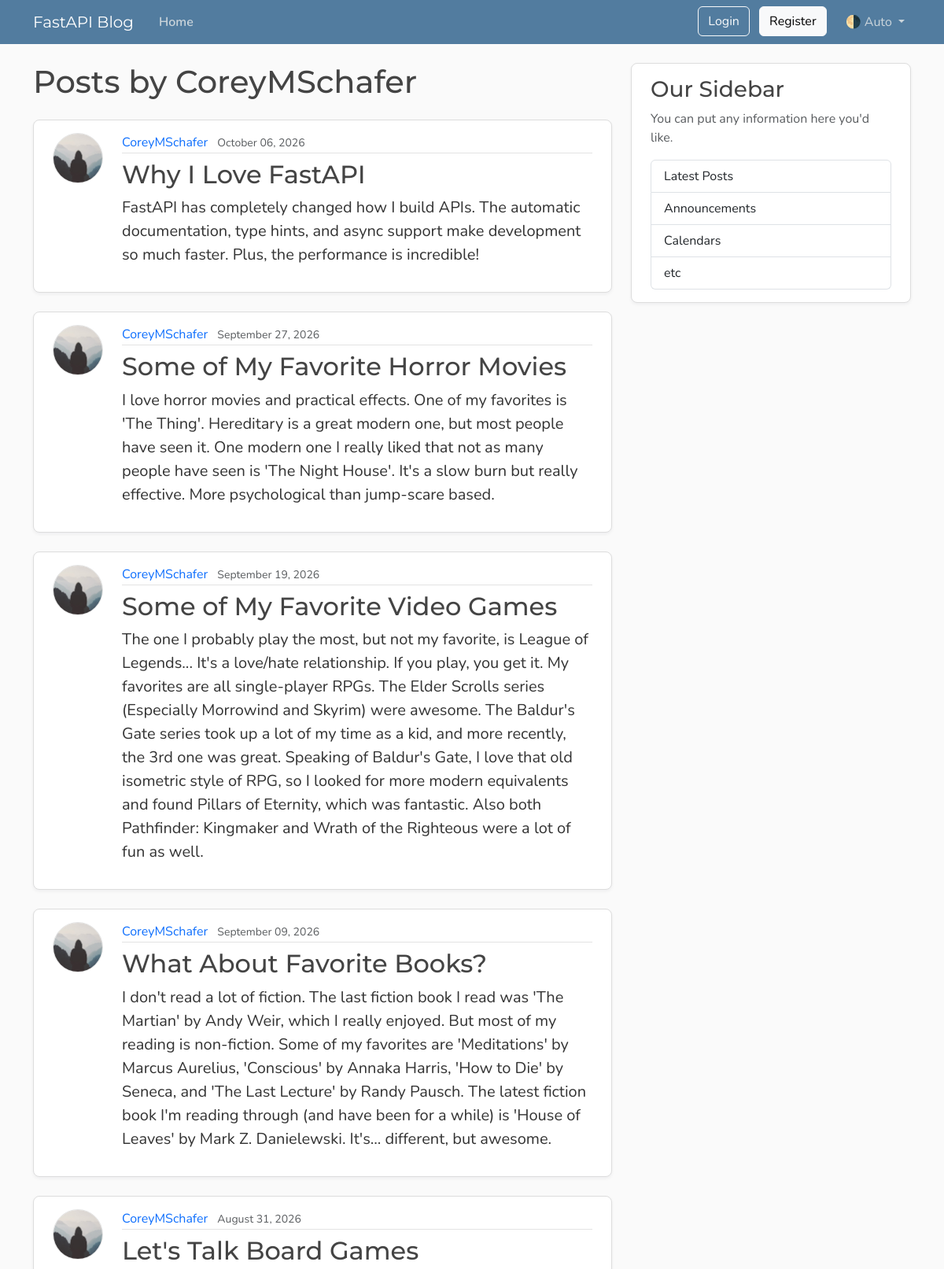
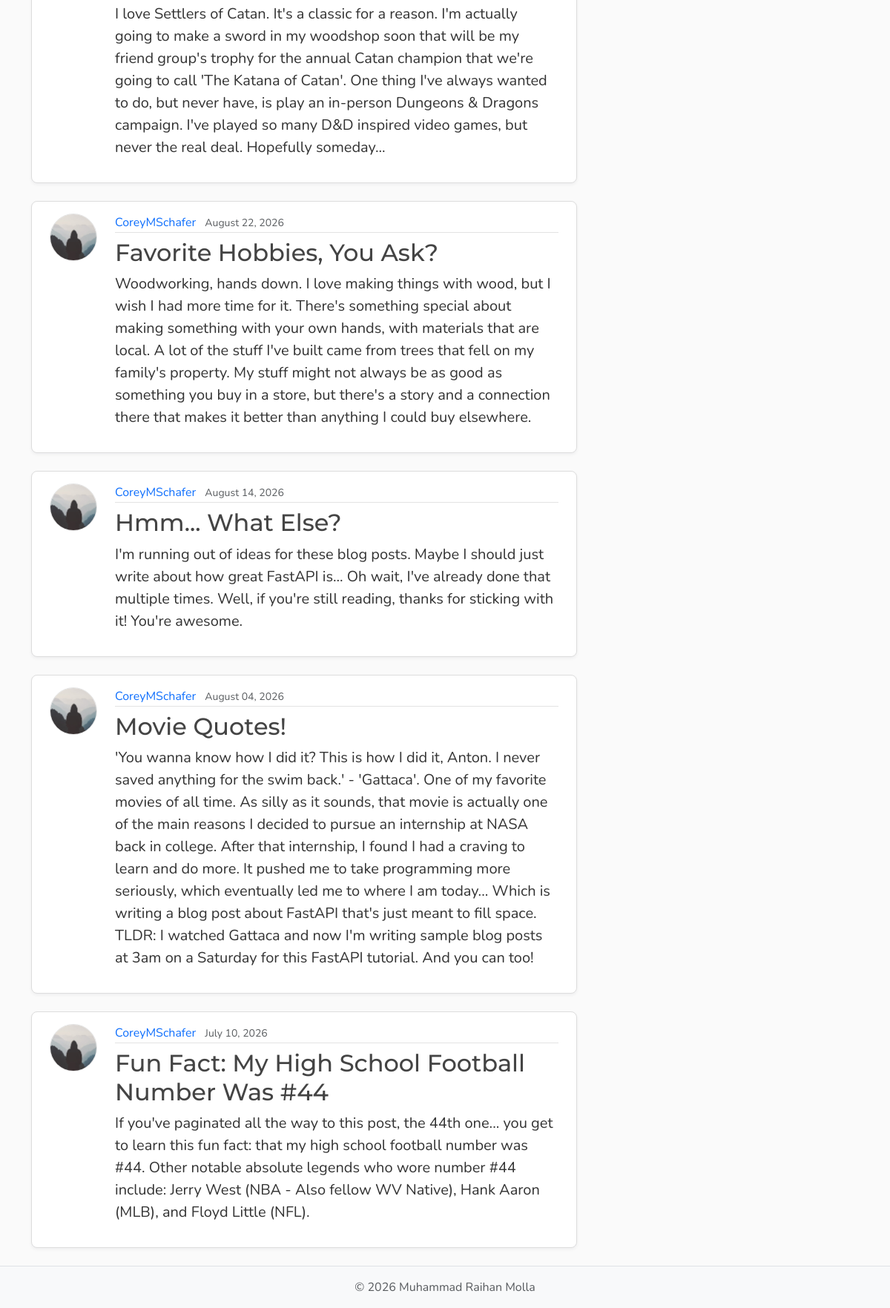
Before: /users/1/posts with the older database file (2 pictures, top to bottom).
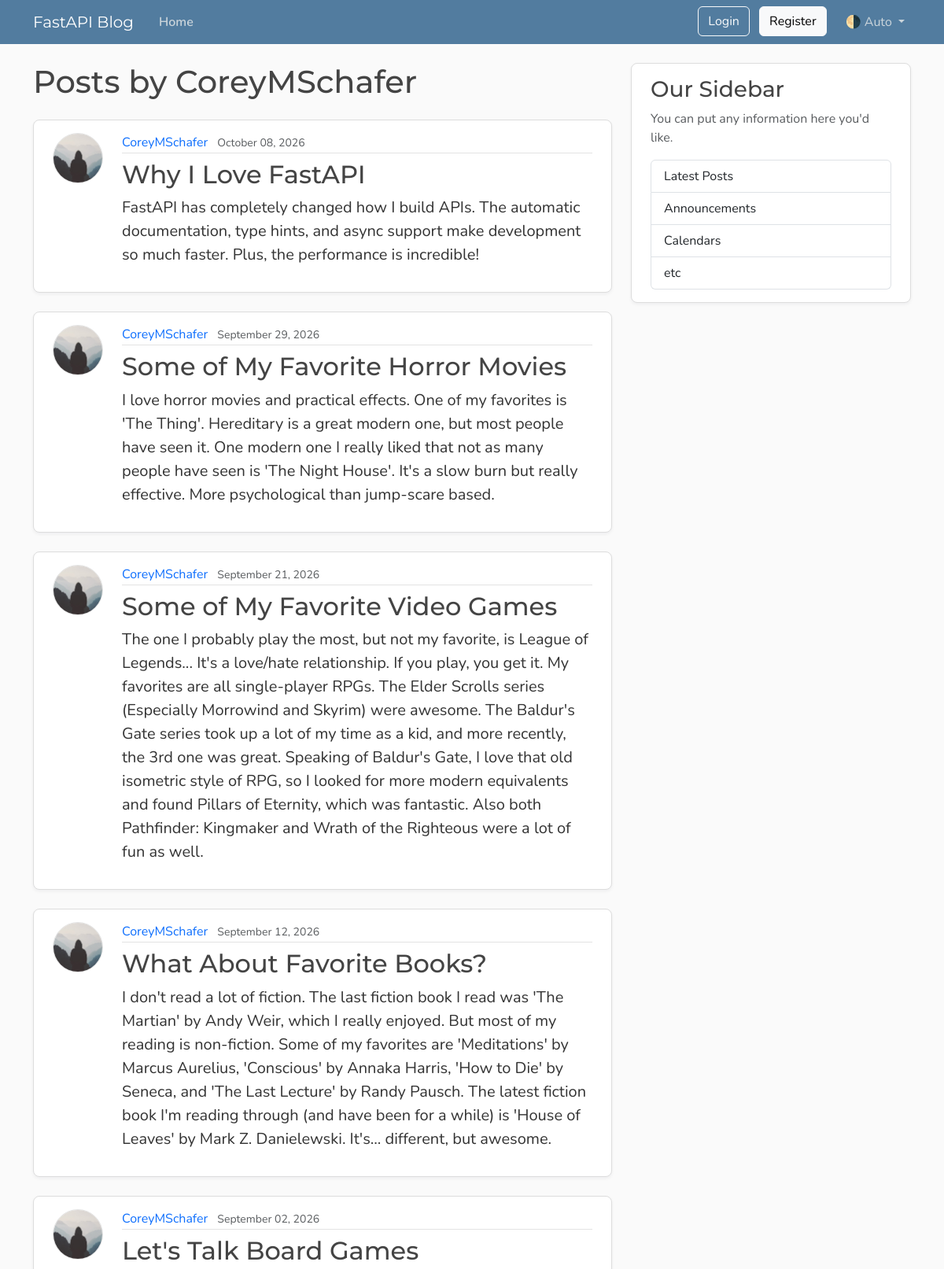
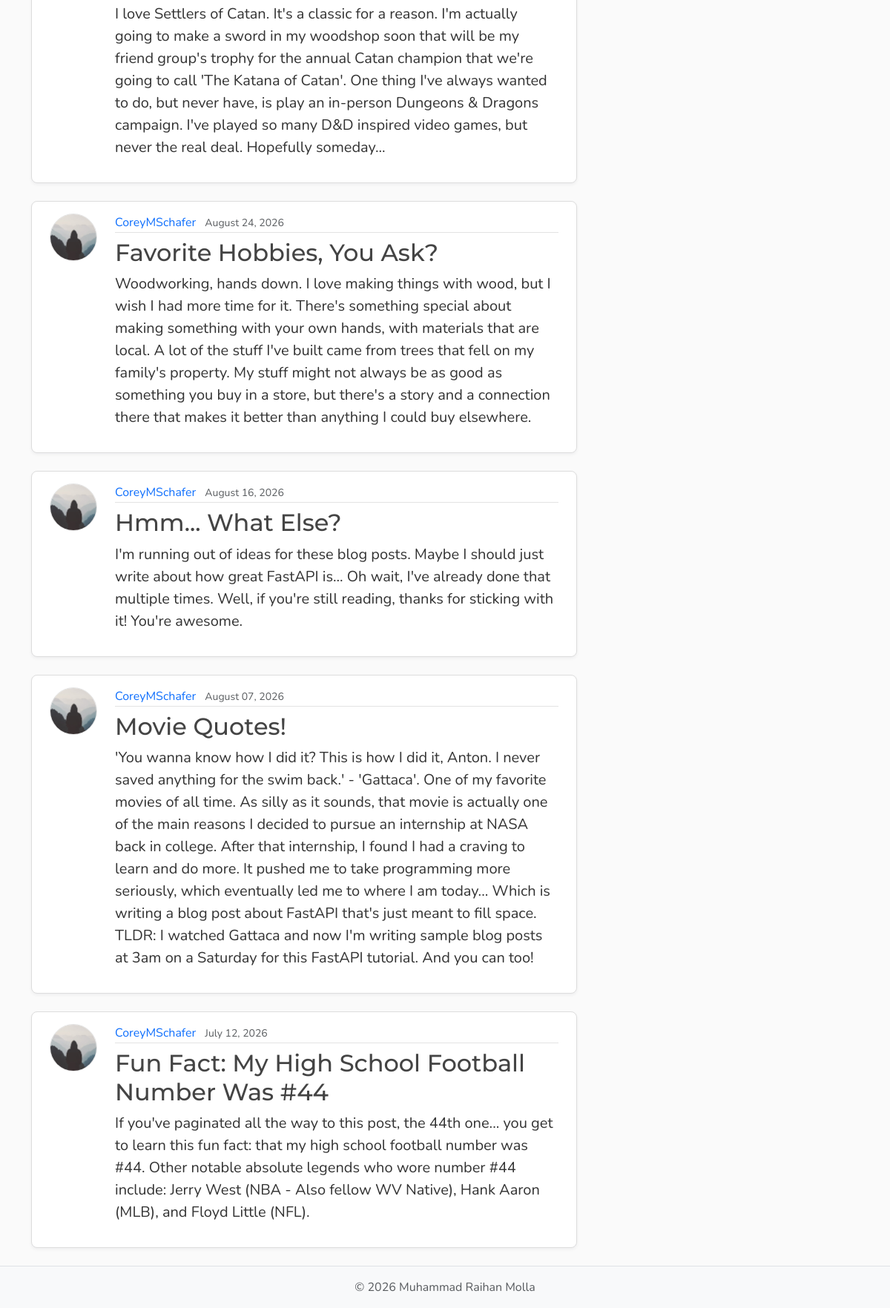
After: the same page with the newer database file (2 pictures, top to bottom).
### models.py (models this page shows, shortened)
class Post(Base):
    __tablename__ = "posts"
    id: Mapped[int] = mapped_column(Integer, primary_key=True, index=True)
    title: Mapped[str] = mapped_column(String(100), nullable=False)
    content: Mapped[str] = mapped_column(Text, nullable=False)
    date_posted: Mapped[datetime] = mapped_column(
        DateTime,
        nullable=False,
        default=lambda: datetime.now(UTC),
    )
    user_id: Mapped[int] = mapped_column(
        Integer,
        ForeignKey("users.id"),
        nullable=False,
    )
    author: Mapped[User] = relationship(back_populates="posts")

class User(Base):
    __tablename__ = "users"
    id: Mapped[int] = mapped_column(Integer, primary_key=True, index=True)
    username: Mapped[str] = mapped_column(String(50), unique=True, nullable=False)
    email: Mapped[str] = mapped_column(String(120), unique=True, nullable=False)
    password_hash: Mapped[str] = mapped_column(String(255), nullable=False)
    image_file: Mapped[str | None] = mapped_column(
        String(200),
        nullable=True,
        default=None,
    )
    posts: Mapped[list[Post]] = relationship(
        back_populates="author",
        cascade="all, delete-orphan",
        )
    reset_tokens: Mapped[list[PasswordResetToken]] = relationship(
        back_populates="user",
        cascade="all, delete-orphan",
    )

### main.py (the view)
@app.get("/users/{user_id}/posts", include_in_schema=False, name="user_posts")
async def user_posts_page(
    request: Request,
    user_id: int,
    db: Annotated[AsyncSession, Depends(get_db)],
):
    result = await db.execute(select(models.User).where(models.User.id == user_id))
    user = result.scalars().first()
    if not user:
        raise HTTPException(
            status_code=status.HTTP_404_NOT_FOUND,
            detail="User not found",
        )
    count_result = await db.execute(
        select(func.count())
        .select_from(models.Post)
        .where(models.Post.user_id == user_id),
    )
    total = count_result.scalar() or 0
    result = await db.execute(
        select(models.Post)
        .options(selectinload(models.Post.author))
        .where(models.Post.user_id == user_id)
        .order_by(models.Post.date_posted.desc())
        .limit(settings.posts_per_page),
    )
    posts = result.scalars().all()
    has_more = len(posts) < total
    return templates.TemplateResponse(
        request,
        "user_posts.html",
        {
            "posts": posts,
            "user": user,
            "title": f"{user.username}'s Posts",
            "limit": settings.posts_per_page,
            "has_more": has_more,
        },
    )

### templates/user_posts.html (shortened to what this page needs)
{% extends "layout.html" %}
{% block content %}
<h1 class="mb-4">Posts by {{ user.username }}</h1>
<div id="postsContainer">
  {% for post in posts %}
  <article class="content-section py-3 px-4 mb-4">
    <div class="d-flex align-items-start gap-4">
      <img class="rounded-circle article-img flex-shrink-0" src="{{ post.author.image_path }}"
        alt="{{ post.author.username }}'s profile picture" width="64" height="64" loading="lazy">
      <div class="flex-grow-1">
        <div class="article-metadata mb-2">
          <a class="me-2" href="{{ url_for('user_posts', user_id=post.author.id) }}">{{ post.author.username }}</a>
          <small class="text-body-secondary">{{ post.date_posted.strftime("%B %d, %Y") }}</small>
        </div>
        <h2>
          <a class="article-title" href="{{ url_for('post_page', post_id=post.id) }}">{{ post.title }}</a>
        </h2>
        <p class="article-content">{{ post.content }}</p>
      </div>
    </div>
  </article>
  {% else %}
  <p class="text-body-secondary">No posts by this user yet.</p>
  {% endfor %}
</div>
{% endblock content %}

Changed rows visible on the page:
changed Post "Why I Love FastAPI": date_posted "October 06, 2026" → "October 08, 2026"
changed Post "Some of My Favorite Horror Movies": date_posted "September 27, 2026" → "September 29, 2026"
changed Post "Some of My Favorite Video Games": date_posted "September 19, 2026" → "September 21, 2026"
changed Post "What About Favorite Books?": date_posted "September 09, 2026" → "September 12, 2026"
changed Post "Let's Talk Board Games": date_posted "August 31, 2026" → "September 02, 2026"
changed Post "Favorite Hobbies, You Ask?": date_posted "August 22, 2026" → "August 24, 2026"
changed Post "Hmm... What Else?": date_posted "August 14, 2026" → "August 16, 2026"
changed Post "Movie Quotes!": date_posted "August 04, 2026" → "August 07, 2026"
changed Post "Fun Fact: My High School Football Number Was #44": date_posted "July 10, 2026" → "July 12, 2026"
